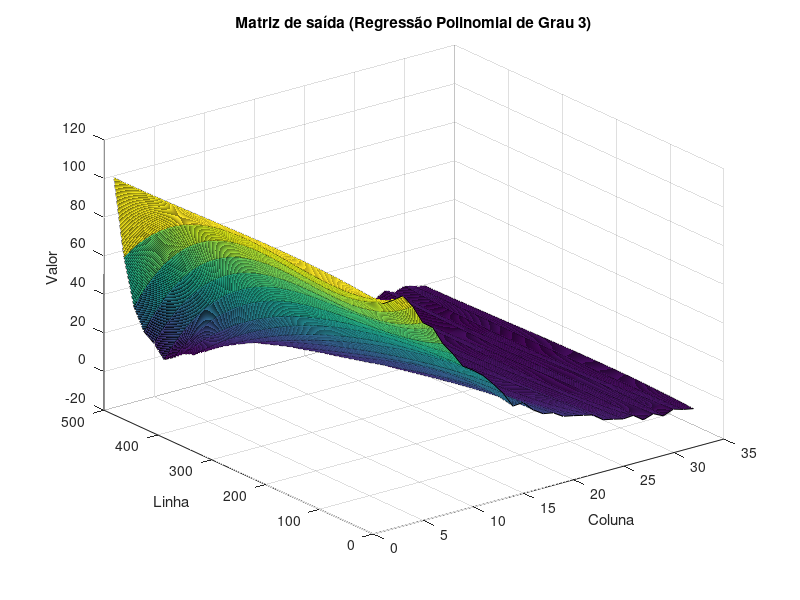
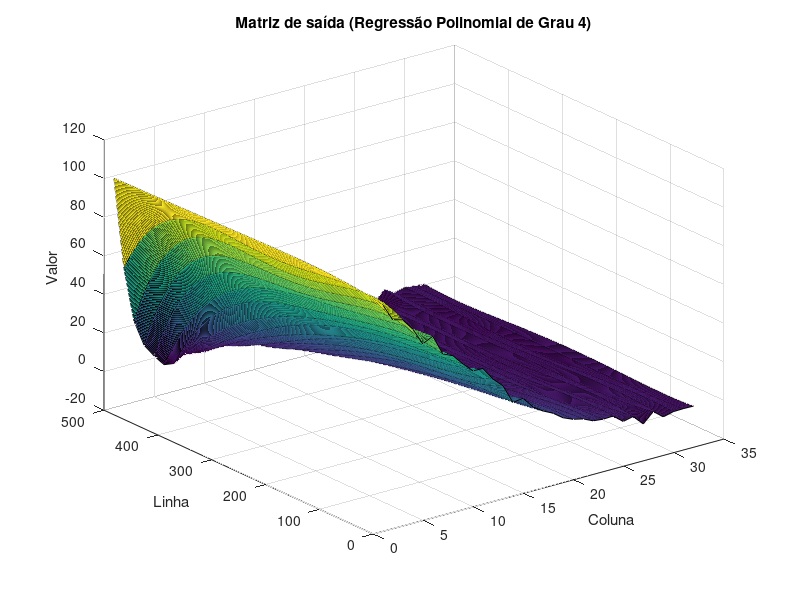
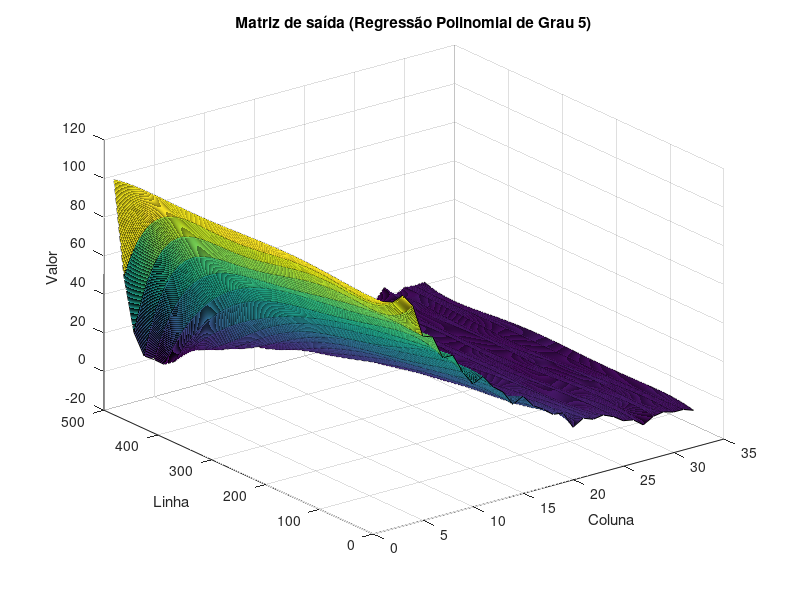
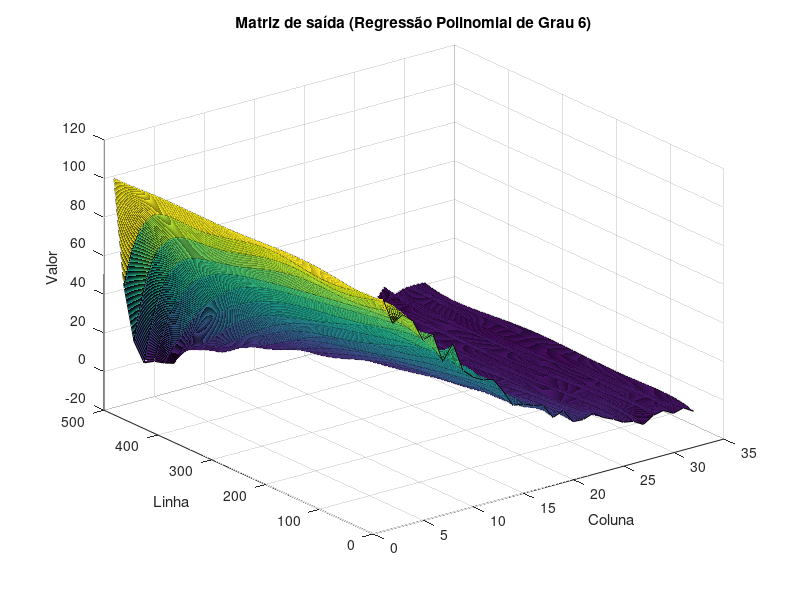

Source code (MATLAB) for these figures, in order:
clear all
clc
close all

M = csvread('Dados.csv');

[num_linhas, num_colunas] = size(M);

P = zeros(num_linhas, num_colunas);

% Loop sobre os graus de polinômio de 3 a 7
for grau = 3:7
    P = zeros(num_linhas, num_colunas);

    % Loop sobre as colunas para preencher os valores faltantes
    for i = 1:num_colunas
        % Encontrar índices onde os valores são diferentes de zero
        indices = find(M(:,i) ~= 0);

        % Verificar se há pelo menos 3 pontos para ajustar um polinômio
        if numel(indices) >= 3
            % Ajustar polinômio de grau atual aos índices não nulos
            coeficientes = polyfit(indices, M(indices,i), grau);

            % Calcular os valores estimados para todos os índices
            valores_estimados = polyval(coeficientes, 1:num_linhas);

            % Atualizar a coluna correspondente em P
            P(:,i) = valores_estimados';
        end
    end

    % Plotar o gráfico da matriz de saída para o grau atual
    figure;
    surf(P);
    title(['Matriz de saída (Regressão Polinomial de Grau ' num2str(grau) ')']);
    xlabel('Coluna');
    ylabel('Linha');
    zlabel('Valor');
    
    % Salvar o gráfico da matriz de saída para o grau atual
    saveas(gcf, ['Matriz_de_saida_grau_' num2str(grau) '.png']);
end

% Plotar os gráficos
surf(M);
title('Matriz de entrada');
xlabel('Coluna');
ylabel('Linha');
zlabel('Valor');

% Salvar o gráfico da matriz de entrada
saveas(gcf, 'Matriz_de_entrada.png');

figure();
surf(P);
title('Matriz de saída (Regressão Polinomial)');
xlabel('Coluna');
ylabel('Linha');
zlabel('Valor');
saveas(gcf, 'Matriz_de_saida.png');